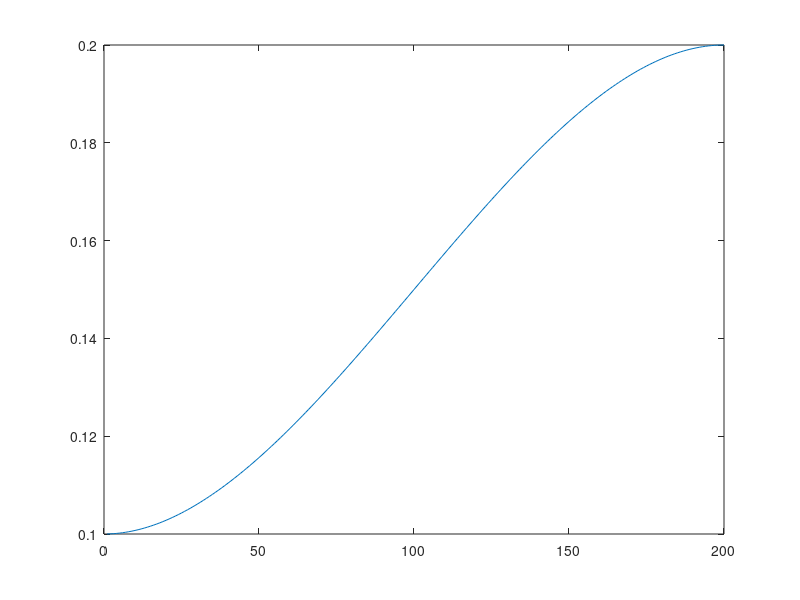

This chart was generated by the following MATLAB code:
clc
clear all
close all

ts = 0.01;
iter = 200;
x = 0.1;          % state 1 begin - position
xf = 0.2;


t0 = 0;
tf = ts*iter;
y0 = x;   % position start position
yf = xf;  % position end position

a0 = (yf*t0*t0*(3*tf-t0) + y0*tf*tf*(tf-3*t0))/((tf-t0)*(tf-t0)*(tf-t0));
a1 = 6*t0*tf*(y0-yf)/((tf-t0)*(tf-t0)*(tf-t0));
a2 = 3*(t0+tf)*(yf-y0)/((tf-t0)*(tf-t0)*(tf-t0));
a3 = 2*(y0-yf)/((tf-t0)*(tf-t0)*(tf-t0));
yhis = [];

for i = 1 : iter
    y = a0 + a1*(i*ts) + a2*(i*ts)*(i*ts) + a3*(i*ts)*(i*ts)*(i*ts);
    yhis(i) = y;
end

plot(1:iter, yhis)

% t0 = 0;
% tf = ts*iter;
% y0 = x;   % position start position
% yf = xf;  % position end position
% 
% a0 = (yf*t0*t0*(3*tf-t0) + y0*tf*tf*(tf-3*t0))/((tf-t0)*(tf-t0)*(tf-t0));
% a1 = 6*t0*tf*(y0-yf)/((tf-t0)*(tf-t0)*(tf-t0));
% a2 = 3*(t0+tf)*(yf-y0)/((tf-t0)*(tf-t0)*(tf-t0));
% a3 = 2*(y0-yf)/((tf-t0)*(tf-t0)*(tf-t0));

% y = a0 + a1*d->time + a2*d->time*d->time + a3*d->time*d->time*d->time;